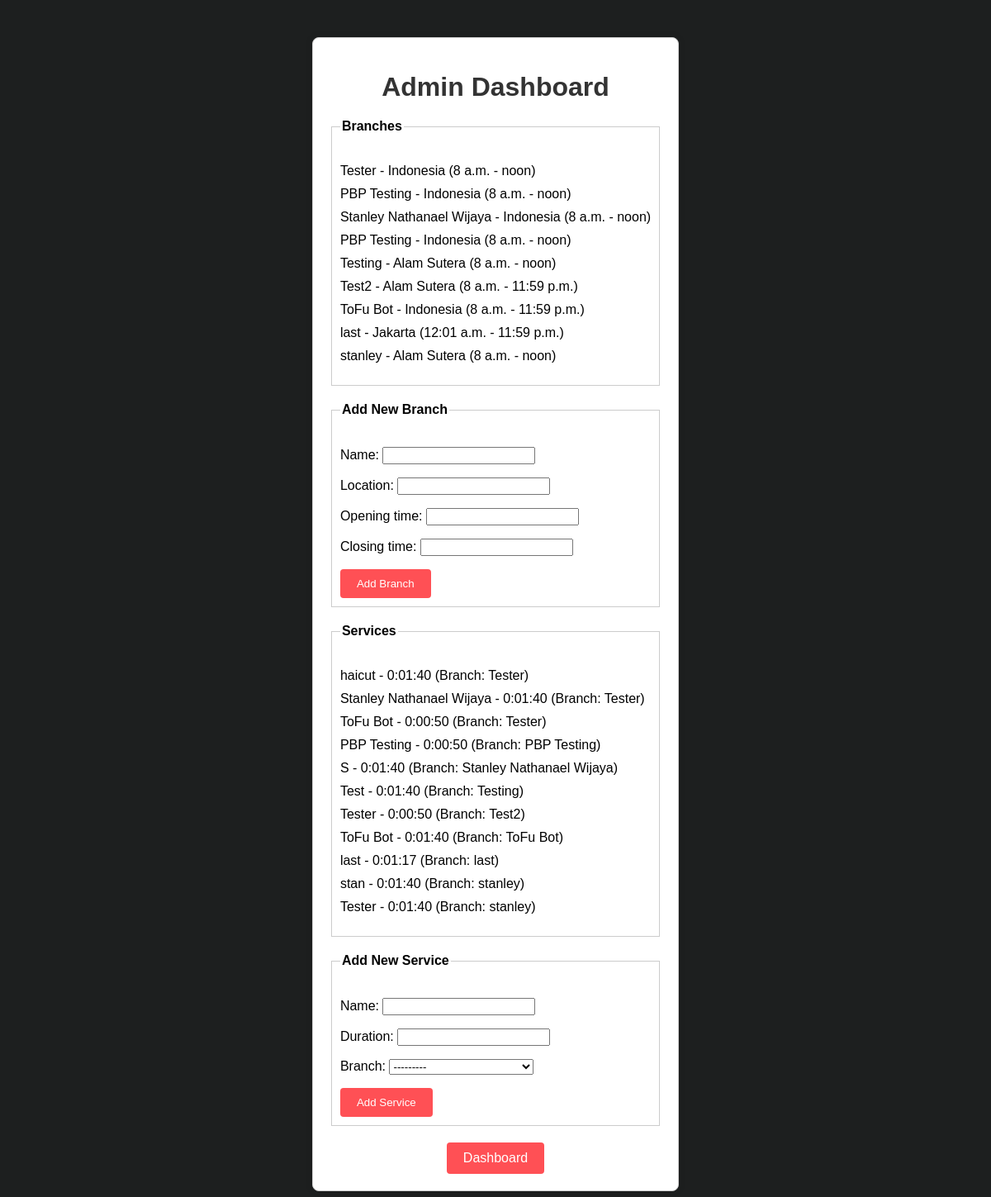
Page /dashboard/ (signed in) on the committed database.
### myapp/models.py (models this page shows, shortened)
class Branch(models.Model):
    name = models.CharField(max_length=100)
    location = models.CharField(max_length=255)
    opening_time = models.TimeField()
    closing_time = models.TimeField()
    def __str__(self):
        return self.name

class Service(models.Model):
    name = models.CharField(max_length=100)
    duration = models.DurationField()
    branch = models.ForeignKey(Branch, on_delete=models.CASCADE)

### myapp/views.py (the view, shortened to what this page needs)
# urls.py: path('dashboard/', views.admin_dashboard, name='admin_dashboard'), #used for admin to create new branch and service
@login_required(login_url='/login/')
@user_passes_test(admin_required, login_url='/login/')
def admin_dashboard(request):
    branches = Branch.objects.all()
    services = Service.objects.all()
    branch_form = BranchForm()
    service_form = ServiceForm()
    context = {
        'branches': branches,
        'services': services,
        'branch_form': branch_form,
        'service_form': service_form,
    }
    return render(request, 'admin_dashboard.html', context)

### myapp/forms.py
class BranchForm(forms.ModelForm):
    class Meta:
        model = Branch
        fields = ['name', 'location', 'opening_time', 'closing_time']

class ServiceForm(forms.ModelForm):
    class Meta:
        model = Service
        fields = ['name', 'duration', 'branch']

### myapp/views.py (called while the page is built)
def admin_required(user):
    return user.is_authenticated and user.role == 'admin'

### myapp/templates/admin_dashboard.html (shortened to what this page needs)
{% load static %}
<!DOCTYPE html>
<html lang="en">
<head>
    <link rel="stylesheet" href="{% static 'css/admin_dashboard.css' %}">
</head>
<body>
    <div id="center-container">
        <div class="container">
            <h1>Admin Dashboard</h1>
            <fieldset>
                <legend>Branches</legend>
                <ul>
                    {% for branch in branches %}
                    <li>{{ branch.name }} - {{ branch.location }} ({{ branch.opening_time }} - {{ branch.closing_time }})</li>
                    {% endfor %}
                </ul>
            </fieldset>
            <fieldset>
                <legend>Add New Branch</legend>
                <form method="post">
                    {{ branch_form.as_p }}
                    <button type="submit" class="btn" name="branch_form">Add Branch</button>
                </form>
            </fieldset>
            <fieldset>
                <legend>Services</legend>
                <ul>
                    {% for service in services %}
                    <li>{{ service.name }} - {{ service.duration }} (Branch: {{ service.branch.name }})</li>
                    {% endfor %}
                </ul>
            </fieldset>
            <fieldset>
                <legend>Add New Service</legend>
                <form method="post">
                    {{ service_form.as_p }}
                    <button type="submit" class="btn" name="service_form">Add Service</button>
                </form>
            </fieldset>
            <div class="viewall">
                <a href="{% url 'page' %}" class="btn">Dashboard</a>
            </div>
        </div>
    </div>
</body>
</html>

### myapp/static/css/admin_dashboard.css (style rules this page uses)
:root { --white: #fefefe; --secondary-white: #dfdfdf; --black: #040D12; --gray: #36454f; --yellow: #ffdb56; --primary-black: #1d1f1f; --red: #FF5055; }
body { font-family: Arial, sans-serif; background-color: #1D1F1F; margin: 45px 25px; padding: 0; }
#center-container { display: flex; justify-content: center; align-items: center; }
.container { max-width: 600px; padding: 20px; background-color: #fff; border: 1px solid #ccc; border-radius: 8px; box-shadow: 0 0 10px rgba(0, 0, 0, 0.1); }
h1 { text-align: center; margin-bottom: 20px; color: #333; }
fieldset { margin-bottom: 20px; border: 1px solid #ccc; padding: 10px; }
legend { font-weight: bold; margin-bottom: 10px; }
ul { list-style-type: none; padding: 0; }
li { margin-bottom: 10px; }
.btn { display: inline-block; padding: 10px 20px; background-color: var(--red); color: #fff; text-decoration: none; border-radius: 4px; border: none; cursor: pointer; transition: 550ms ease; }
.viewall { text-align: center; margin-top: 20px; }

### rows in the picture
Branch: name "Tester", location "Indonesia", opening_time "8 a.m.", closing_time "noon"
Branch: name "PBP Testing", location "Indonesia", opening_time "8 a.m.", closing_time "noon"
Branch: name "Stanley Nathanael Wijaya", location "Indonesia", opening_time "8 a.m.", closing_time "noon"
Branch: name "PBP Testing", location "Indonesia", opening_time "8 a.m.", closing_time "noon"
Branch: name "Testing", location "Alam Sutera", opening_time "8 a.m.", closing_time "noon"
Branch: name "Test2", location "Alam Sutera", opening_time "8 a.m.", closing_time "11:59 p.m."
Branch: name "ToFu Bot", location "Indonesia", opening_time "8 a.m.", closing_time "11:59 p.m."
Branch: name "last", location "Jakarta", opening_time "12:01 a.m.", closing_time "11:59 p.m."
Branch: name "stanley", location "Alam Sutera", opening_time "8 a.m.", closing_time "noon"
Service: name "haicut", duration "0:01:40", branch.name "Tester"
Service: name "Stanley Nathanael Wijaya", duration "0:01:40", branch.name "Tester"
Service: name "ToFu Bot", duration "0:00:50", branch.name "Tester"
Service: name "PBP Testing", duration "0:00:50", branch.name "PBP Testing"
Service: name "S", duration "0:01:40", branch.name "Stanley Nathanael Wijaya"
Service: name "Test", duration "0:01:40", branch.name "Testing"
Service: name "Tester", duration "0:00:50", branch.name "Test2"
Service: name "ToFu Bot", duration "0:01:40", branch.name "ToFu Bot"
Service: name "last", duration "0:01:17", branch.name "last"
Service: name "stan", duration "0:01:40", branch.name "stanley"
Service: name "Tester", duration "0:01:40", branch.name "stanley"
